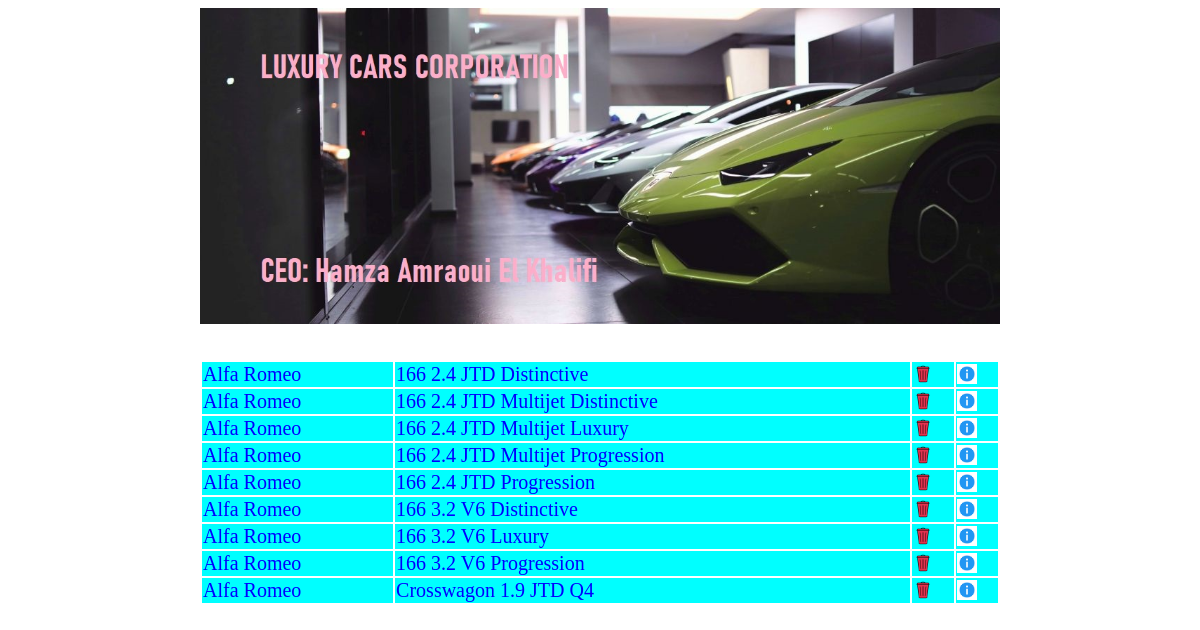
The page /buscar.php?bus=Alfa Romeo on the database its author committed.
### tables this page shows
CREATE TABLE `coches` (
  `MARCA` varchar(255) DEFAULT NULL,
  `MODELO` varchar(255) DEFAULT NULL,
  `VERSION` varchar(255) DEFAULT NULL,
  `PRECIO` double DEFAULT NULL,
  `GARANTIA` double DEFAULT NULL,
  `CODIGO` varchar(255) NOT NULL,
  `EXISTENCIAS` double DEFAULT NULL,
  PRIMARY KEY (`CODIGO`)
);

### web/buscar.php (the view, shortened to what this page needs)
<html>
<head>
</head>
<center><img src="Banner1.jpg" width ="800"><br><br><br>
<?php
$pro = $_GET['bus'];
$con=mysqli_connect("db","root","root","miapp");
echo "<table>";
$result=$con->query("select * from coches where marca like'%$pro%'");
while($data = mysqli_fetch_row($result)){
    echo "<tr><td>$data[0]</td><td>$data[2]</td>
    <td><a href='borrar.php?cod=$data[3]'><img src='papelera.png' width='20'></a></td>
    <td><a href='mostrar.php?cod=$data[3]'><img src='infor.png' width='20'</tr>";
}
echo "</table>";
?>
</body>

### web/buscar.php (style rules this page uses)
table { width:800px; }
td { height:20px; font-family: tahoma; font-size: 20px; color:blue; background-color: aqua; }
a { text-decoration:none; color:white; }

### rows shown on the page
coches: MARCA "Alfa Romeo", VERSION "166 2.4 JTD Distinctive"
coches: MARCA "Alfa Romeo", VERSION "166 2.4 JTD Multijet Distinctive"
coches: MARCA "Alfa Romeo", VERSION "166 2.4 JTD Multijet Luxury"
coches: MARCA "Alfa Romeo", VERSION "166 2.4 JTD Multijet Progression"
coches: MARCA "Alfa Romeo", VERSION "166 2.4 JTD Progression"
coches: MARCA "Alfa Romeo", VERSION "166 3.2 V6 Distinctive"
coches: MARCA "Alfa Romeo", VERSION "166 3.2 V6 Luxury"
coches: MARCA "Alfa Romeo", VERSION "166 3.2 V6 Progression"
coches: MARCA "Alfa Romeo", VERSION "Crosswagon 1.9 JTD Q4"
